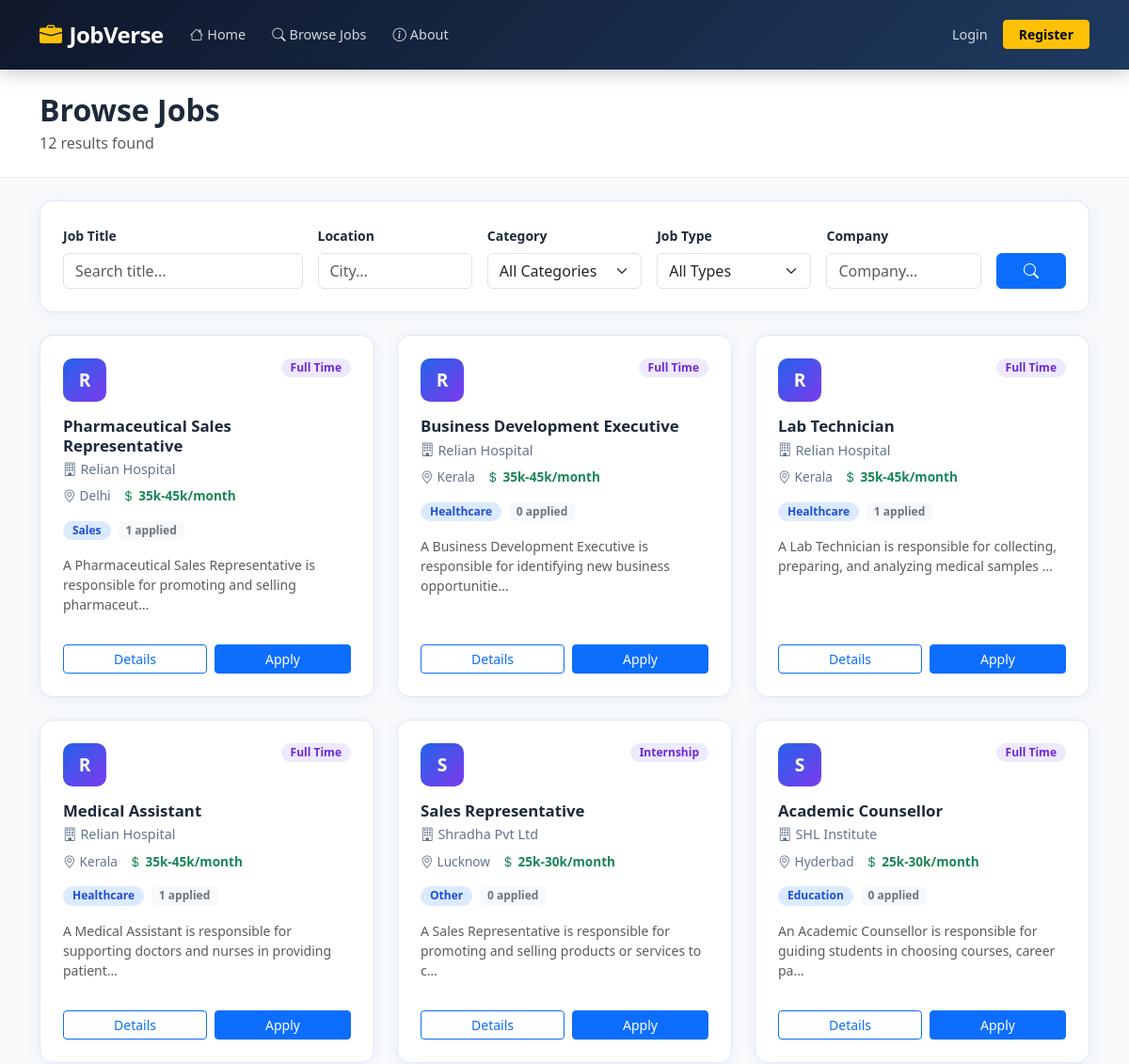
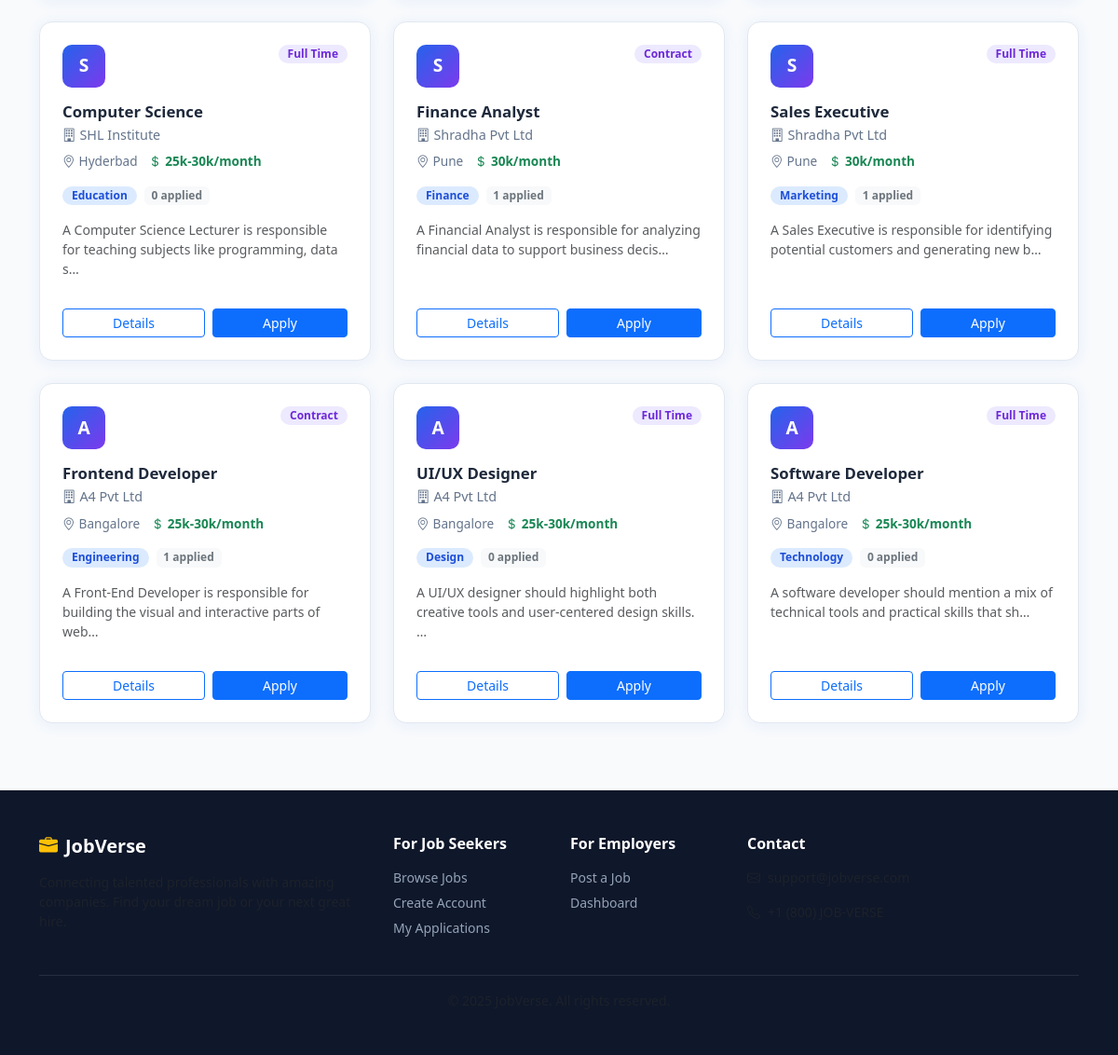
Screenshot of /jobs/ with the database file from the repository (2 pictures, top to bottom).
### jobs/models.py (models this page shows, shortened)
class Job(models.Model):
    CATEGORY_CHOICES = [
        ('technology', 'Technology'),
        ('finance', 'Finance'),
        ('marketing', 'Marketing'),
        ('design', 'Design'),
        ('sales', 'Sales'),
        ('healthcare', 'Healthcare'),
        ('education', 'Education'),
        ('engineering', 'Engineering'),
        ('other', 'Other'),
    ]
    JOB_TYPE_CHOICES = [
        ('full_time', 'Full Time'),
        ('part_time', 'Part Time'),
        ('contract', 'Contract'),
        ('internship', 'Internship'),
        ('remote', 'Remote'),
    ]
    title = models.CharField(max_length=200)
    company = models.CharField(max_length=200)
    location = models.CharField(max_length=200)
    salary = models.CharField(max_length=100)
    description = models.TextField()
    category = models.CharField(max_length=50, choices=CATEGORY_CHOICES, default='other')
    job_type = models.CharField(max_length=20, choices=JOB_TYPE_CHOICES, default='full_time')
    employer = models.ForeignKey(User, on_delete=models.CASCADE, related_name='jobs_posted')
    created_at = models.DateTimeField(auto_now_add=True)
    is_active = models.BooleanField(default=True)
    def application_count(self):
        return self.applications.count()

### jobs/views.py (the view)
# urls.py: path('jobs/', views.search_jobs, name='search_jobs'),
def search_jobs(request):
    jobs = Job.objects.filter(is_active=True).order_by('-created_at')
    title = request.GET.get('title', '')
    location = request.GET.get('location', '')
    category = request.GET.get('category', '')
    company = request.GET.get('company', '')
    job_type = request.GET.get('job_type', '')
    if title:
        jobs = jobs.filter(title__icontains=title)
    if location:
        jobs = jobs.filter(location__icontains=location)
    if category:
        jobs = jobs.filter(category=category)
    if company:
        jobs = jobs.filter(company__icontains=company)
    if job_type:
        jobs = jobs.filter(job_type=job_type)
    categories = Job.CATEGORY_CHOICES
    job_types = Job.JOB_TYPE_CHOICES
    return render(request, 'jobs.html', {
        'jobs': jobs,
        'categories': categories,
        'job_types': job_types,
        'title': title,
        'location': location,
        'category': category,
        'company': company,
        'job_type': job_type,
    })

### templates/jobs.html (shortened to what this page needs)
{% extends "base.html" %}
{% block content %}
<div class="page-header py-4">
  <div class="container">
    <h2 class="fw-bold mb-1">Browse Jobs</h2>
    <p class="text-muted mb-0">{{ jobs|length }} result{{ jobs|length|pluralize }} found</p>
  </div>
</div>
<div class="container py-4">
  <div class="filter-card mb-4">
    <form method="GET" action="{% url 'search_jobs' %}">
      <div class="row g-3 align-items-end">
        <div class="col-md-3">
          <label class="form-label small fw-semibold">Job Title</label>
          <input type="text" name="title" value="{{ title }}" class="form-control" placeholder="Search title...">
        </div>
        <div class="col-md-2">
          <label class="form-label small fw-semibold">Location</label>
          <input type="text" name="location" value="{{ location }}" class="form-control" placeholder="City...">
        </div>
        <div class="col-md-2">
          <label class="form-label small fw-semibold">Category</label>
          <select name="category" class="form-select">
            <option value="">All Categories</option>
          </select>
        </div>
        <div class="col-md-2">
          <label class="form-label small fw-semibold">Job Type</label>
          <select name="job_type" class="form-select">
            <option value="">All Types</option>
          </select>
        </div>
        <div class="col-md-2">
          <label class="form-label small fw-semibold">Company</label>
          <input type="text" name="company" value="{{ company }}" class="form-control" placeholder="Company...">
        </div>
        <div class="col-md-1">
          <button type="submit" class="btn btn-primary w-100"><i class="bi bi-search"></i></button>
        </div>
      </div>
    </form>
  </div>
  {% if jobs %}
  <div class="row g-4">
    {% for job in jobs %}
    <div class="col-md-6 col-lg-4">
      <div class="job-card h-100">
        <div class="d-flex justify-content-between align-items-start mb-3">
          <div class="company-avatar">{{ job.company|first|upper }}</div>
          <span class="badge job-type-badge">{{ job.get_job_type_display }}</span>
        </div>
        <h5 class="job-title fw-bold mb-1">{{ job.title }}</h5>
        <p class="company-name mb-2"><i class="bi bi-building me-1"></i>{{ job.company }}</p>
        <div class="job-meta mb-3">
          <span class="meta-item"><i class="bi bi-geo-alt me-1"></i>{{ job.location }}</span>
          <span class="meta-item text-success fw-semibold"><i class="bi bi-currency-dollar me-1"></i>{{ job.salary }}</span>
        </div>
        <div class="d-flex gap-2 flex-wrap mb-3">
          <span class="badge cat-badge">{{ job.get_category_display }}</span>
          <span class="badge bg-light text-secondary">{{ job.application_count }} applied</span>
        </div>
        <p class="text-muted small">{{ job.description|truncatechars:90 }}</p>
        <div class="d-flex gap-2 mt-auto pt-3">
          <a href="{% url 'job_detail' job.id %}" class="btn btn-outline-primary btn-sm flex-fill">Details</a>
          {% if user.is_authenticated %}
            <a href="{% url 'apply_job' job.id %}" class="btn btn-primary btn-sm flex-fill">Apply</a>
          {% else %}
            <a href="{% url 'login' %}" class="btn btn-primary btn-sm flex-fill">Apply</a>
          {% endif %}
        </div>
      </div>
    </div>
    {% endfor %}
  </div>
  {% endif %}
</div>
{% endblock %}

### static/css/style.css (style rules this page uses)
:root { --primary: #2563eb; --primary-dark: #1d4ed8; --warning: #f59e0b; --success: #10b981; --danger: #ef4444; --text-dark: #1e293b; --text-muted: #64748b; --bg-light: #f8fafc; --card-shadow: 0 2px 16px rgba(37,99,235,0.08); --card-hover-shadow: 0 8px 32px rgba(37,99,235,0.16); --radius: 14px; --radius-sm: 8px; }
*, *::before, *::after { box-sizing: border-box; }
body { font-family: 'Segoe UI', system-ui, -apple-system, sans-serif; background: var(--bg-light); color: var(--text-dark); min-height: 100vh; }
.job-card { background: #fff; border-radius: var(--radius); padding: 24px; box-shadow: var(--card-shadow); border: 1px solid #e2e8f0; transition: transform 0.25s, box-shadow 0.25s; display: flex; flex-direction: column; }
.company-avatar { width: 46px; height: 46px; border-radius: 10px; background: linear-gradient(135deg, var(--primary), #7c3aed); color: #fff; font-weight: 700; font-size: 1.2rem; display: flex; align-items: center; justify-content: center; flex-shrink: 0; }
.job-title { color: var(--text-dark); font-size: 1.05rem; }
.company-name { color: var(--text-muted); font-size: 0.9rem; }
.job-meta { display: flex; flex-wrap: wrap; gap: 12px; }
.meta-item { font-size: 0.85rem; color: var(--text-muted); }
.job-type-badge { background: #ede9fe; color: #6d28d9; font-size: 0.75rem; font-weight: 600; padding: 4px 10px; border-radius: 20px; }
.cat-badge { background: #dbeafe; color: #1d4ed8; font-size: 0.75rem; font-weight: 600; padding: 4px 10px; border-radius: 20px; }
.filter-card { background: #fff; border-radius: var(--radius); padding: 24px; box-shadow: var(--card-shadow); border: 1px solid #e2e8f0; }
.page-header { background: #fff; border-bottom: 1px solid #e2e8f0; margin-bottom: 0; }

### rows the page displays
Job: company|first "R", job_type "Full Time", title "Pharmaceutical Sales Representative", company "Relian Hospital", location "Delhi", salary "35k-45k/month", category "Sales", application_count "1", description "A Pharmaceutical Sales Representative is responsible for promoting and selling pharmaceut…"
Job: company|first "R", job_type "Full Time", title "Business Development Executive", company "Relian Hospital", location "Kerala", salary "35k-45k/month", category "Healthcare", application_count "0", description "A Business Development Executive is responsible for identifying new business opportunitie…"
Job: company|first "R", job_type "Full Time", title "Lab Technician", company "Relian Hospital", location "Kerala", salary "35k-45k/month", category "Healthcare", application_count "1", description "A Lab Technician is responsible for collecting, preparing, and analyzing medical samples …"
Job: company|first "R", job_type "Full Time", title "Medical Assistant", company "Relian Hospital", location "Kerala", salary "35k-45k/month", category "Healthcare", application_count "1", description "A Medical Assistant is responsible for supporting doctors and nurses in providing patient…"
Job: company|first "S", job_type "Internship", title "Sales Representative", company "Shradha Pvt Ltd", location "Lucknow", salary "25k-30k/month", category "Other", application_count "0", description "A Sales Representative is responsible for promoting and selling products or services to c…"
Job: company|first "S", job_type "Full Time", title "Academic Counsellor", company "SHL Institute", location "Hyderbad", salary "25k-30k/month", category "Education", application_count "0", description "An Academic Counsellor is responsible for guiding students in choosing courses, career pa…"
Job: company|first "S", job_type "Full Time", title "Computer Science", company "SHL Institute", location "Hyderbad", salary "25k-30k/month", category "Education", application_count "0", description "A Computer Science Lecturer is responsible for teaching subjects like programming, data s…"
Job: company|first "S", job_type "Contract", title "Finance Analyst", company "Shradha Pvt Ltd", location "Pune", salary "30k/month", category "Finance", application_count "1", description "A Financial Analyst is responsible for analyzing financial data to support business decis…"
Job: company|first "S", job_type "Full Time", title "Sales Executive", company "Shradha Pvt Ltd", location "Pune", salary "30k/month", category "Marketing", application_count "1", description "A Sales Executive is responsible for identifying potential customers and generating new b…"
Job: company|first "A", job_type "Contract", title "Frontend Developer", company "A4 Pvt Ltd", location "Bangalore", salary "25k-30k/month", category "Engineering", application_count "1", description "A Front-End Developer is responsible for building the visual and interactive parts of web…"
Job: company|first "A", job_type "Full Time", title "UI/UX Designer", company "A4 Pvt Ltd", location "Bangalore", salary "25k-30k/month", category "Design", application_count "0", description "A UI/UX designer should highlight both creative tools and user-centered design skills. …"
Job: company|first "A", job_type "Full Time", title "Software Developer", company "A4 Pvt Ltd", location "Bangalore", salary "25k-30k/month", category "Technology", application_count "0", description "A software developer should mention a mix of technical tools and practical skills that sh…"

### other values shown
{{ jobs|length }} "12"
